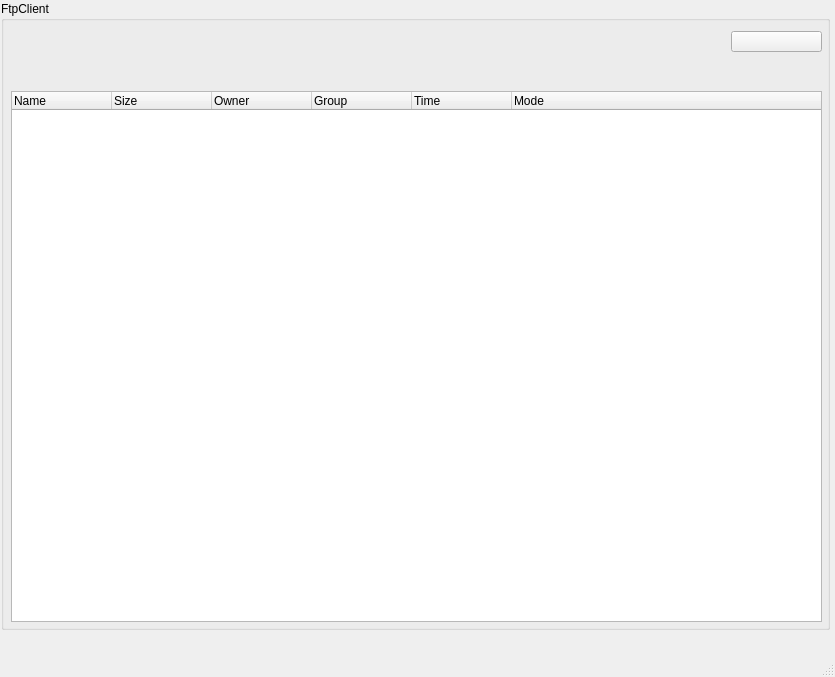
<?xml version="1.0" encoding="UTF-8"?>
<ui version="4.0">
 <class>MainWindow</class>
 <widget class="QMainWindow" name="MainWindow">
  <property name="geometry">
   <rect>
    <x>0</x>
    <y>0</y>
    <width>835</width>
    <height>677</height>
   </rect>
  </property>
  <property name="windowTitle">
   <string>MainWindow</string>
  </property>
  <widget class="QWidget" name="centralwidget">
   <widget class="QWidget" name="horizontalLayoutWidget">
    <property name="geometry">
     <rect>
      <x>0</x>
      <y>0</y>
      <width>831</width>
      <height>631</height>
     </rect>
    </property>
    <layout class="QHBoxLayout" name="horizontalLayout">
     <property name="leftMargin">
      <number>1</number>
     </property>
     <property name="topMargin">
      <number>1</number>
     </property>
     <property name="rightMargin">
      <number>1</number>
     </property>
     <property name="bottomMargin">
      <number>1</number>
     </property>
     <item>
      <widget class="QGroupBox" name="groupBox_2">
       <property name="title">
        <string>FtpClient</string>
       </property>
       <widget class="QTreeWidget" name="fileList">
        <property name="geometry">
         <rect>
          <x>10</x>
          <y>90</y>
          <width>811</width>
          <height>531</height>
         </rect>
        </property>
        <property name="columnCount">
         <number>6</number>
        </property>
        <column>
         <property name="text">
          <string>Name</string>
         </property>
        </column>
        <column>
         <property name="text">
          <string>Size</string>
         </property>
        </column>
        <column>
         <property name="text">
          <string>Owner</string>
         </property>
        </column>
        <column>
         <property name="text">
          <string>Group</string>
         </property>
        </column>
        <column>
         <property name="text">
          <string>Time</string>
         </property>
        </column>
        <column>
         <property name="text">
          <string>Mode</string>
         </property>
        </column>
       </widget>
       <widget class="QPushButton" name="connectButton">
        <property name="geometry">
         <rect>
          <x>730</x>
          <y>30</y>
          <width>91</width>
          <height>21</height>
         </rect>
        </property>
        <property name="text">
         <string/>
        </property>
        <property name="icon">
         <iconset>
          <normaloff>icons/internet.png</normaloff>icons/internet.png</iconset>
        </property>
       </widget>
      </widget>
     </item>
    </layout>
   </widget>
  </widget>
  <widget class="QMenuBar" name="menubar">
   <property name="geometry">
    <rect>
     <x>0</x>
     <y>0</y>
     <width>835</width>
     <height>20</height>
    </rect>
   </property>
  </widget>
  <widget class="QStatusBar" name="statusbar"/>
 </widget>
 <resources/>
 <connections/>
</ui>
